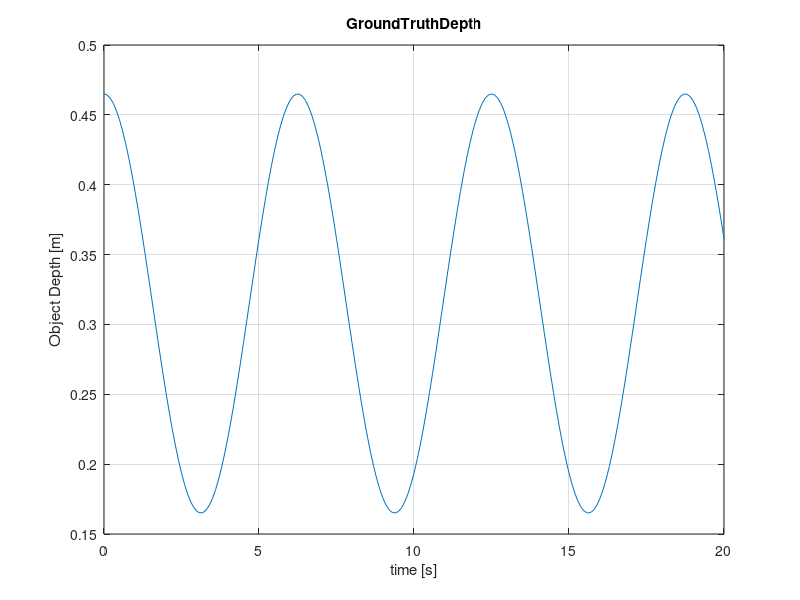
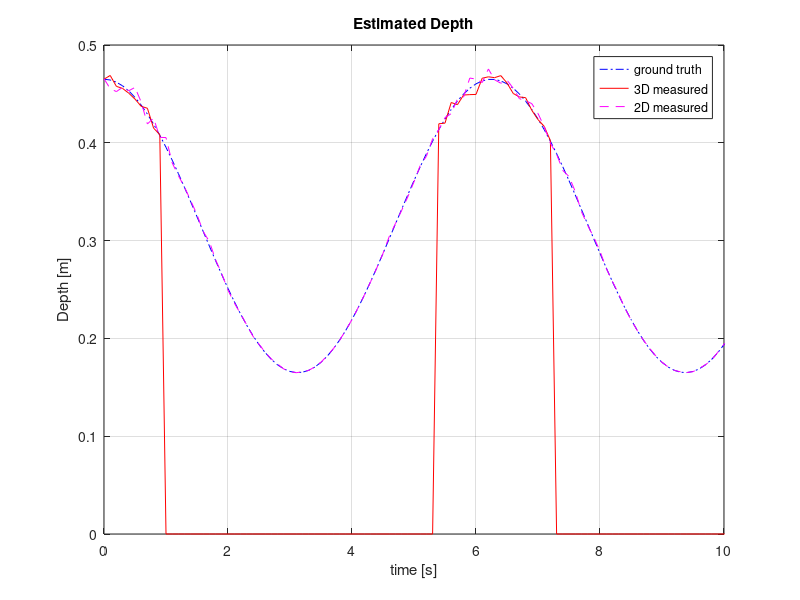

The MATLAB script that drew these images, in order: (Note: this script raises an error after producing the figures.)
%% config
%true depth
% sampling time 
ST = 0.033 %33ms
ST = 0.1 %33ms
END = 20.0 % 5sec simulation

STEREO_NOISE_S = 0.5; % 1px sigma for stereo disparity noise
MONO_NOISE_S = 1; % 1?? sigma for monocular distance estimation noise

%% make ground truth data 
t = (0:ST:END).'; %time 
len = size(t,1);
freq =0.16;
phase = pi/2
% Z = 0.3 + 0.15*sin(2*pi*freq*t+pi/2);% 300mm +- 100mm
Z = 0.315 + 0.15*sin(2*pi*freq*t+phase);% 300mm +- 100mm
VZ = 2*pi*freq*0.15*cos(2*pi*freq*t+phase);
AZ = -2*pi*2*pi*freq*0.15*freq*sin(2*pi*freq*t+phase);

%% Noisy Observation 
BF = 0.065*400; % base line * focal length
StereoNoise = STEREO_NOISE_S * randn(length(t),1);
Disp = BF./Z + StereoNoise;
Zlim = 0.4;

mDisp = Disp;
INFF = 1000000000;
mDisp(mDisp>BF/Zlim) = INFF;

figure(1);
plot(t,Z)
title('GroundTruthDepth')
xlabel('time [s]')
ylabel('Object Depth [m]')
grid on;

%% Noisy Monocluar Obserbation
Z0 = 0.315 % the real distance template is taken
IMG_SIZE = 600/2% 300 times 300 pix template
MonoNoise = MONO_NOISE_S*randn(length(t),1); % sigma = 1px image noise 
Snoise = 2./(Z0./Z * IMG_SIZE).* MonoNoise;
Scale = Z0./Z + Snoise;
dScale = [1; Scale(2:length(t))./Scale(1:length(t)-1)];

hfig=figure(2)
plt = plot(t,Z,'b-.',t,BF./mDisp,'r',t,Z0./Scale,'m--')
% setfigcolor(plt,'gby')
title('Estimated Depth')
xlabel('time [s]')
ylabel('Depth [m]')
xlim([0 END/2])
legend('ground truth','3D measured','2D measured')
grid on;
    pfig = pubfig(hfig);
    pfig.LegendLoc = 'best';
    pfig.Dimension = [15 11];
    expfig(['Estimated Depth'],'-pdf');


hfig=figure(3);
plot(t,Scale,'r',t,Z0./Z,'b--')
title('Estimated Scaling')
xlabel('time [s]')
ylabel('Scaling')
legend('measured','ground truth')
grid on;
    pfig = pubfig(hfig);
    pfig.LegendLoc = 'best';
    pfig.Dimension = [15 11];
    expfig(['Estimated Scaling'],'-pdf');
